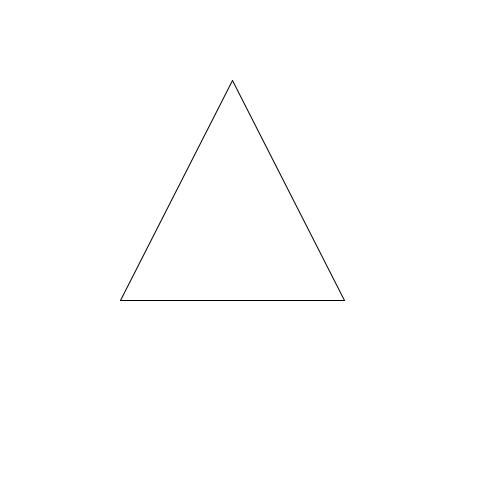
Frame 1 (no input)
Frame 60 (the mouse pressed at the canvas centre just before this capture): identical to frame 1, image omitted
Frame 120 (the mouse held since frame 60 and released just before this capture): identical to frame 1, image omitted

The Processing sketch that drew this single still picture (run headless with seeded random() and noise(); from frame 60 on, the mouse is pressed at the canvas centre):

// Processing sketch: ProcH9_8
// ── ProcH9_8.pde


void setup(){
  size(500,500);
}

void draw(){
  background(255,255,255);
  stroke(0,0,0);
  tekenDriehoek(120, 300, 232, 80, 344, 300);
}

void tekenDriehoek(int x1, int y1, int x2, int y2, int x3, int y3) {
    // teken een driehoek m.b.v. de meegegeven data (parameters)
    line(x2,y2,x3,y3);
    line(x1,y1,x2,y2);
    line(x3,y3,x1,y3);
}
